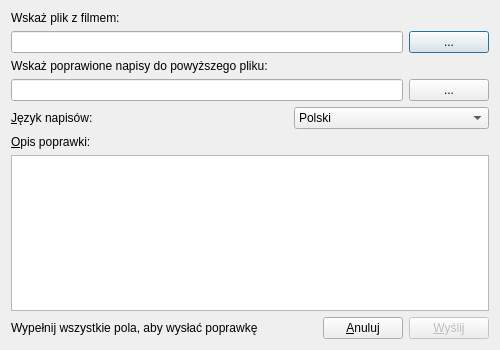
<ui version="4.0" >
 <class>frmCorrect</class>
 <widget class="QDialog" name="frmCorrect" >
  <property name="geometry" >
   <rect>
    <x>0</x>
    <y>0</y>
    <width>500</width>
    <height>350</height>
   </rect>
  </property>
  <property name="minimumSize" >
   <size>
    <width>500</width>
    <height>350</height>
   </size>
  </property>
  <property name="maximumSize" >
   <size>
    <width>500</width>
    <height>350</height>
   </size>
  </property>
  <property name="baseSize" >
   <size>
    <width>460</width>
    <height>320</height>
   </size>
  </property>
  <property name="windowTitle" >
   <string>Wyślij poprawione napisy</string>
  </property>
  <property name="windowIcon" >
   <iconset resource="../src/resources.qrc" >:/icon/qnapi.png</iconset>
  </property>
  <layout class="QVBoxLayout" >
   <item>
    <widget class="QLabel" name="lbMovieSelect" >
     <property name="text" >
      <string>Wskaż plik z filmem:</string>
     </property>
    </widget>
   </item>
   <item>
    <layout class="QHBoxLayout" >
     <item>
      <widget class="QLineEdit" name="leMovieSelect" />
     </item>
     <item>
      <widget class="QPushButton" name="pbMovieSelect" >
       <property name="text" >
        <string>...</string>
       </property>
      </widget>
     </item>
    </layout>
   </item>
   <item>
    <widget class="QLabel" name="lbSubtitlesSelect" >
     <property name="text" >
      <string>Wskaż poprawione napisy do powyższego pliku:</string>
     </property>
    </widget>
   </item>
   <item>
    <layout class="QHBoxLayout" >
     <item>
      <widget class="QLineEdit" name="leSubtitlesSelect" />
     </item>
     <item>
      <widget class="QPushButton" name="pbSubtitlesSelect" >
       <property name="text" >
        <string>...</string>
       </property>
      </widget>
     </item>
    </layout>
   </item>
   <item>
    <layout class="QHBoxLayout" >
     <item>
      <widget class="QLabel" name="lbLanguage" >
       <property name="text" >
        <string>&amp;Język napisów:</string>
       </property>
       <property name="buddy" >
        <cstring>cbLanguage</cstring>
       </property>
      </widget>
     </item>
     <item>
      <spacer>
       <property name="orientation" >
        <enum>Qt::Horizontal</enum>
       </property>
       <property name="sizeHint" >
        <size>
         <width>31</width>
         <height>20</height>
        </size>
       </property>
      </spacer>
     </item>
     <item>
      <widget class="QComboBox" name="cbLanguage" >
       <property name="sizePolicy" >
        <sizepolicy vsizetype="Fixed" hsizetype="Expanding" >
         <horstretch>0</horstretch>
         <verstretch>0</verstretch>
        </sizepolicy>
       </property>
       <item>
        <property name="text" >
         <string>Polski</string>
        </property>
       </item>
       <item>
        <property name="text" >
         <string>Angielski</string>
        </property>
       </item>
      </widget>
     </item>
    </layout>
   </item>
   <item>
    <widget class="QLabel" name="lbComment" >
     <property name="text" >
      <string>&amp;Opis poprawki:</string>
     </property>
     <property name="buddy" >
      <cstring>teComment</cstring>
     </property>
    </widget>
   </item>
   <item>
    <widget class="QTextEdit" name="teComment" />
   </item>
   <item>
    <layout class="QHBoxLayout" >
     <item>
      <widget class="QLabel" name="lbAction" >
       <property name="sizePolicy" >
        <sizepolicy vsizetype="Preferred" hsizetype="Expanding" >
         <horstretch>0</horstretch>
         <verstretch>0</verstretch>
        </sizepolicy>
       </property>
       <property name="text" >
        <string>Wypełnij wszystkie pola, aby wysłać poprawkę</string>
       </property>
      </widget>
     </item>
     <item>
      <widget class="QPushButton" name="pushButton" >
       <property name="text" >
        <string>&amp;Anuluj</string>
       </property>
      </widget>
     </item>
     <item>
      <widget class="QPushButton" name="pbPost" >
       <property name="enabled" >
        <bool>false</bool>
       </property>
       <property name="text" >
        <string>&amp;Wyślij</string>
       </property>
      </widget>
     </item>
    </layout>
   </item>
  </layout>
 </widget>
 <resources>
  <include location="../src/resources.qrc" />
 </resources>
 <connections>
  <connection>
   <sender>pushButton</sender>
   <signal>clicked()</signal>
   <receiver>frmCorrect</receiver>
   <slot>close()</slot>
   <hints>
    <hint type="sourcelabel" >
     <x>378</x>
     <y>299</y>
    </hint>
    <hint type="destinationlabel" >
     <x>477</x>
     <y>247</y>
    </hint>
   </hints>
  </connection>
 </connections>
</ui>
